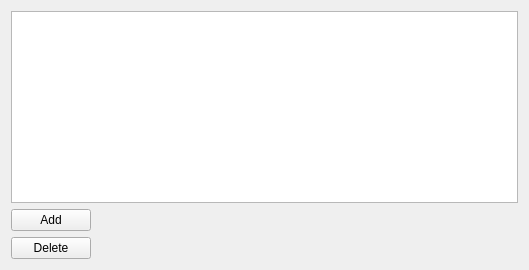
           <widget class="QWidget" name="kickstartFilesTab">
            <attribute name="title">
             <string>Files</string>
            </attribute>
            <layout class="QGridLayout" name="gridLayout_17">
             <item row="0" column="0" colspan="2">
              <widget class="QTableView" name="kickstartOverlayFilesTableView">
               <property name="editTriggers">
                <set>QAbstractItemView::DoubleClicked|QAbstractItemView::EditKeyPressed</set>
               </property>
               <attribute name="verticalHeaderVisible">
                <bool>false</bool>
               </attribute>
              </widget>
             </item>
             <item row="1" column="0">
              <widget class="QPushButton" name="addKickstartOverlayFileButton">
               <property name="minimumSize">
                <size>
                 <width>80</width>
                 <height>0</height>
                </size>
               </property>
               <property name="toolTip">
                <string>Add an overlay file. Pops-up a dialog to select source file and then another to select destination.
If destination does not exist on your host, select '/', validate, and edit destination column.</string>
               </property>
               <property name="text">
                <string>Add</string>
               </property>
              </widget>
             </item>
             <item row="1" column="1">
              <spacer name="horizontalSpacer_10">
               <property name="orientation">
                <enum>Qt::Horizontal</enum>
               </property>
               <property name="sizeHint" stdset="0">
                <size>
                 <width>421</width>
                 <height>20</height>
                </size>
               </property>
              </spacer>
             </item>
             <item row="2" column="0">
              <widget class="QPushButton" name="removeKickstartOverlayFileButton">
               <property name="toolTip">
                <string>Delete the currently selected overlay files.</string>
               </property>
               <property name="text">
                <string>Delete</string>
               </property>
              </widget>
             </item>
            </layout>
           </widget>
